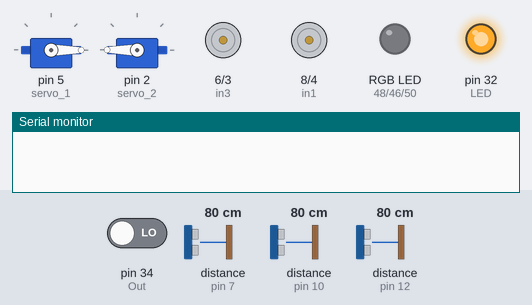
This sketch was run on a simulated Arduino Mega 2560, built with avr-gcc and run on an emulated ATmega2560. Shown: 2 × servo, motor-driver pin pairs drawn as motors (green arrow = first pin HIGH = forward, orange = second pin HIGH = backward, longer = more drive), an RGB LED mixed from three pins (HIGH = lit), output pins drawn as LEDs (lit = HIGH), the last lines printed to the serial monitor. The test bench sets the inputs (shaded band); at power-on: distance to the obstacle (sensors on pin 12, pin 7, pin 10) 80 cm, pin 34 (Out) LOW. The echo pulse lasts 58.3 µs per cm; pins used as bus, display or sensor lines are not drawn.

Above: at 3.2 s.
3.3 s: distance to the obstacle (sensor on pin 12) set to 26 cm
At 5.8 s:
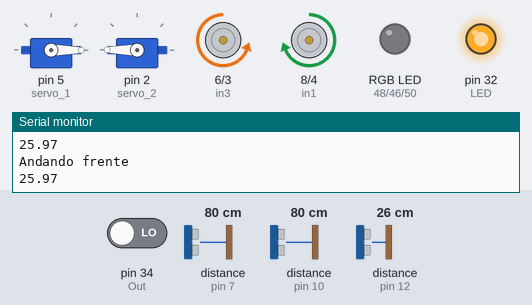
6.3 s: distance to the obstacle (sensor on pin 12) set to 21 cm
At 7.9 s:
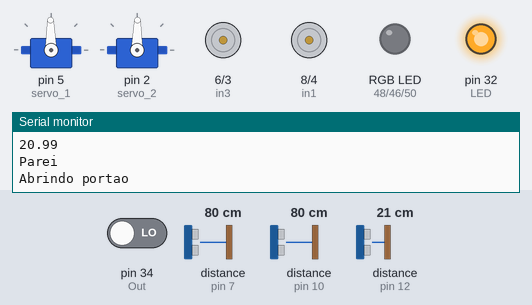
At 8.7 s:
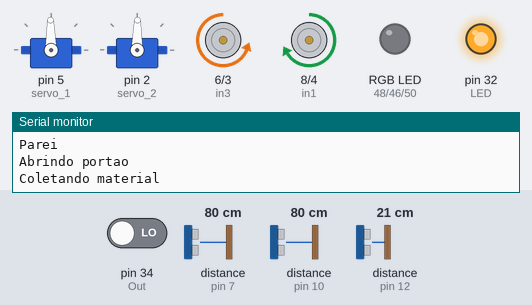
Timing chart, 0 to 23.3 s (numbered marks = the images above; inputs shaded):
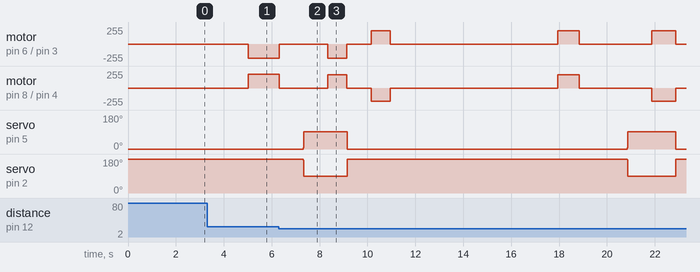

Measured:
- the behaviour switches between 24 and 23 cm on distance to the obstacle (sensor on pin 12) (found by bisection; images 1 and 2)

The sketch:

eocbot.ino
```cpp
#include <Servo.h>
// ------------------Servo Motores-----------------------
int posicao_servo1 = 0;
int posicao_servo2 = 180;
Servo servo_1;
Servo servo_2;

// ------------------LED RGB-----------------------------
int R = 48;
int G = 46;
int B = 50;
int Y = 52;

// ------------------Motores Rodas-----------------------
int in1 = 8;
int in2 = 4;
int in3 = 6;
int in4 = 3;
int acti=7;

// ------------------Sensores Ultrassônico-----------------
int cm;
byte pinoTransmissor=13;
byte pinoReceptor=12;

byte pinoTransmissorDireita=9;
byte pinoReceptorDireita=7;

byte pinoTransmissorEsquerda=11;
byte pinoReceptorEsquerda=10;

// ------------------Sensor de Cor RGB-------------------
int S0 = 24;
int S1 = 22;
int S2 = 28;
int S3 = 26;
int Out = 34;
int LED = 32;

unsigned int valorVermelho = 100;
unsigned int valorVerde = 0;
unsigned int valorAzul = 0;
unsigned int valorBranco = 0;

// ------------------Definicao das funcoes---------------
void anda_frente();
void anda_para_tras();
void gira_direita();
void gira_esquerda();
void para();
float distancia_direita();
float distancia_esquerda();
float distanci_frente();
int detecta_cor();
void abre_portao();
void fecha_portao();
void anda_frente_sem_correcao();

// ----------------- Distância ate as lixeiras ----------
float distancia_liexeira_metal = 46;
float distancia_liexeira_papel = 53;
float distancia_liexeira_vidro = 83;
float distancia_liexeira_plastico = 30;

int estado = 1;

void setup()
{
  Serial.begin(9600);
  pinMode(R, OUTPUT);
  pinMode(G, OUTPUT);
  pinMode(B, OUTPUT);

  pinMode(acti, OUTPUT);
  pinMode(in1, OUTPUT);
  pinMode(in2, OUTPUT);
  pinMode(in3, OUTPUT);
  pinMode(in4, OUTPUT);
  digitalWrite(acti, HIGH);

  pinMode(pinoTransmissor, OUTPUT); // transmissor
  pinMode(pinoReceptor, INPUT);     // receptor

  pinMode(pinoTransmissorDireita, OUTPUT); // transmissor
  pinMode(pinoReceptorDireita, INPUT);     // receptor

  pinMode(pinoTransmissorEsquerda, OUTPUT); // transmissor
  pinMode(pinoReceptorEsquerda, INPUT);     // receptor

  pinMode(S0, OUTPUT);
  pinMode(S1, OUTPUT);
  pinMode(S2, OUTPUT);
  pinMode(S3, OUTPUT);
  pinMode(Out, INPUT);
  pinMode(LED, OUTPUT);

  // Configura a escala de frequência para 20%
  digitalWrite(S0,HIGH);
  digitalWrite(S1,LOW);

  delay(2000);
  digitalWrite(LED, HIGH);

  servo_1.attach(5);
  servo_1.write(posicao_servo1);
  servo_2.attach(2);
  servo_2.write(posicao_servo2);
}

void loop()
{
  if (estado == 1){
    delay(3000);
    coleta_material();
    int lixeira = detecta_cor();
    delay(1000);
    vai_para_lixeira(lixeira);
    delay(1000);
    gira_direita();
    delay(900);
    para();
    delay(1000);
    deposita_material();
    delay(1000);
    gira_direita();
    delay(800);
    anda_para_tras();
    estado = 2;
  }
  else{
    para();
  }
}

void gira_direita()
{
  analogWrite(in1, 200);
  digitalWrite(in2, LOW);
  analogWrite(in3, 200);
  digitalWrite(in4, LOW);
}
void para(){
  digitalWrite(in1, LOW);
  digitalWrite(in2, LOW);
  digitalWrite(in3, LOW);
  digitalWrite(in4, LOW);
}
void gira_esquerda(){
  digitalWrite(in1, LOW);
  analogWrite(in2, 200);
  digitalWrite(in3, LOW);
  analogWrite(in4, 200);
}

void anda_frente_sem_correcao(){
  analogWrite(in1, 200);
  digitalWrite(in2, LOW);
  digitalWrite(in3, LOW);
  analogWrite(in4, 200);
  }
void anda_frente(){
  if (distancia_direita() > distancia_esquerda() && distancia_direita()<42){
    Serial.println(distancia_direita());
    Serial.println(distancia_esquerda());
    Serial.println("Andando pra direita");
    analogWrite(in1, 230);
    digitalWrite(in2, LOW);
    digitalWrite(in3, LOW);
    analogWrite(in4, 130);
  }
  else if ( distancia_direita() < distancia_esquerda() && distancia_esquerda()<42){
    Serial.println(distancia_direita());
    Serial.println(distancia_esquerda());
    Serial.println("Andando pra esquerda");
    analogWrite(in1, 110);
    digitalWrite(in2, LOW);
    digitalWrite(in3, LOW);
    analogWrite(in4, 240);
  }
  else{
  analogWrite(in1, 210);
  digitalWrite(in2, LOW);
  digitalWrite(in3, LOW);
  analogWrite(in4, 210);
  }
}

void anda_para_tras(){
  digitalWrite(in1, LOW);
  analogWrite(in2, 200);
  analogWrite(in3, 200);
  digitalWrite(in4, LOW);
}

void coleta_material(){
  while (distancia_frente() >= 23){
    anda_frente();
    Serial.println("Andando frente");
    Serial.println(distancia_frente());
  }
  para();
  delay (1000);
  Serial.println("Parei");
  abre_portao();
  Serial.println("Abrindo portao");
  delay (1000);
  anda_frente_sem_correcao();
  Serial.println("Coletando material");
  delay(800);
  para();
  fecha_portao();
  delay(1000);
  Serial.println("Fechando portao");
  anda_para_tras();
  delay(800);
  para();
}

void deposita_material(){
  while (distancia_frente() >= 23){
    anda_frente_sem_correcao();
    Serial.println("Andando frente");
    Serial.println(distancia_frente());
  }
  para();
  delay(1000);
  Serial.println("Parei");
  abre_portao();
  Serial.println("Abrindo portao");
  delay(1000);
  anda_para_tras();
  Serial.println("Depositando material");
  delay(1000);
  para();
  fecha_portao();
  Serial.println("Fechando portao");
  delay(1000);
  }

void vai_para_lixeira(int lixeira){
  if (lixeira == 1){
    //lixeira de plastico
    while (distancia_frente()<distancia_liexeira_plastico){
      anda_para_tras();
    }
  }
  else if (lixeira == 2){
    //lixeira de papel
    while (distancia_frente()<distancia_liexeira_papel){
      anda_para_tras();
    }
  }
  else if (lixeira == 3){
    //lixeira de metal
    while (distancia_frente()<distancia_liexeira_metal){
      anda_para_tras();
    }
  }
  else if (lixeira == 4){
    //lixeira de vidro
    while (distancia_frente()<distancia_liexeira_vidro){
      anda_para_tras();
    }
  }
  para();
}

void anda_pelo_ambiente(){
  if (distancia_frente() >= 12){
    anda_frente();
    Serial.println("Andando frente");
    Serial.println(distancia_frente());
  }
  else if (distancia_direita() < 10 && distancia_esquerda() < 10){
      anda_para_tras();
      Serial.println("Andando tras");
      Serial.println(distancia_frente());
  }
  else if(distancia_direita()>=10 && distancia_direita()>distancia_esquerda()){
    gira_direita();
    Serial.println("girando direita");
    Serial.println(distancia_direita());
  }
  else if(distancia_esquerda()>=10 && distancia_esquerda()>distancia_direita()){
    gira_esquerda();
    Serial.println("Andando esquerda");
    Serial.println(distancia_esquerda());
  }
  else{
    para();
  Serial.println("parei");
  }
}

float distancia_frente()
{
  // apenas para limpar o pino transmissor, cortar o sinal e aguardar 5us segundos
  // (recomendado p/ melhor funcionamento)
  digitalWrite(pinoTransmissor, LOW);
  delayMicroseconds(5);
  digitalWrite(pinoTransmissor, HIGH);
  delayMicroseconds(10);
  digitalWrite(pinoTransmissor, LOW);
  int duracao = pulseIn(pinoReceptor, HIGH);
  float calcDistancia= (duracao/2) * 0.0343;
  if (calcDistancia>=331){
      calcDistancia=0;
  }
  return calcDistancia;
}

float distancia_direita()
{
  // apenas para limpar o pino transmissor, cortar o sinal e aguardar 5us segundos
  // (recomendado p/ melhor funcionamento)
  digitalWrite(pinoTransmissorDireita, LOW);
  delayMicroseconds(5);
  digitalWrite(pinoTransmissorDireita, HIGH);
  delayMicroseconds(10);
  digitalWrite(pinoTransmissorDireita, LOW);
  int duracao = pulseIn(pinoReceptorDireita, HIGH);
  float calcDistancia= (duracao/2) * 0.0343;
  if (calcDistancia>=331){
      calcDistancia=0;
  }
  return calcDistancia;
}

float distancia_esquerda()
{
  // apenas para limpar o pino transmissor, cortar o sinal e aguardar 5us segundos
  // (recomendado p/ melhor funcionamento)
  digitalWrite(pinoTransmissorEsquerda, LOW);
  delayMicroseconds(5);
  digitalWrite(pinoTransmissorEsquerda, HIGH);
  delayMicroseconds(10);
  digitalWrite(pinoTransmissorEsquerda, LOW);
  int duracao = pulseIn(pinoReceptorEsquerda, HIGH);
  float calcDistancia= (duracao/2) * 0.0343;
  if (calcDistancia>=331){
      calcDistancia=0;
  }
  return calcDistancia;
}

int detecta_cor(){

  //Vermelho
  digitalWrite(S2, LOW);
  digitalWrite(S3, LOW);
  valorVermelho = pulseIn(Out, digitalRead(Out) == HIGH ? LOW : HIGH);
  // Serial.println("Lendo Vermelho");
  // Serial.println(valorVermelho);

  //Sem filtro
  digitalWrite(S2, HIGH);
  valorBranco = pulseIn(Out, digitalRead(Out) == HIGH ? LOW : HIGH);
  // Serial.println("Lendo Branco");
  // Serial.println(valorBranco);

  //Azul
  digitalWrite(S2, LOW);
  digitalWrite(S3, HIGH);
  valorAzul = pulseIn(Out, digitalRead(Out) == HIGH ? LOW : HIGH);
  // Serial.println("Lendo Azul");
  // Serial.println(valorAzul);

  //Verde
  digitalWrite(S2, HIGH);
  valorVerde = pulseIn(Out, digitalRead(Out) == HIGH ? LOW : HIGH);
  // Serial.println("Lendo Verde");
  // Serial.println(valorVerde);

    // Analisa se a menor frequencia é amarelo e liga o led amrelo
  if (valorVermelho < valorVerde && valorVermelho < valorAzul && valorBranco < 150 && valorAzul > valorVerde) {
    Serial.println("Cor detectada: Amarelo");
    Serial.println("Indo para reciclagem de metal");
    digitalWrite(R, LOW);
    digitalWrite(G, LOW);
    digitalWrite(B, LOW);
    digitalWrite(Y, HIGH);
    return 3;
  }

  // Analisa se a menor frequencia é vermelha e liga o led vermelho
  else if (valorVermelho < valorVerde && valorVermelho < valorAzul && valorBranco < 150) {
    Serial.println("Cor detectada: Vermelho");
    Serial.println("Indo para reciclagem de plastico");
    digitalWrite(R, HIGH);
    digitalWrite(G, LOW);
    digitalWrite(B, LOW);
    digitalWrite(Y, LOW);
    return 1;
  }

  // Analisa se a menor frequencia é verde e liga o led verde
  else if (valorVerde < valorVermelho && valorVerde < valorAzul && valorBranco < 150) {
    Serial.println("Cor detectada: Verde");
    Serial.println("Indo para reciclagem de vidro");
    digitalWrite(R, LOW);
    digitalWrite(G, HIGH);
    digitalWrite(B, LOW);
    digitalWrite(Y, LOW);
    return 4;
  }

  // Analisa se a menor frequencia é azul e liga o led azul
  else if (valorAzul < valorVermelho && valorAzul < valorVerde  && valorBranco < 150) {
    Serial.println("Cor detectada: Azul");
    Serial.println("Indo para reciclagem de papel");
    digitalWrite(R, LOW);
    digitalWrite(G, LOW);
    digitalWrite(B, HIGH);
    digitalWrite(Y, LOW);
    return 2;
  }

  delay(1000);  // Aguarda 1 segundo e reinicia leitura
}

void abre_portao(){
  while(posicao_servo1 <=90 && posicao_servo2 >=90){
    posicao_servo1++;
    posicao_servo2--;
    servo_1.write(posicao_servo1);
    servo_2.write(posicao_servo2);
  }
}

void fecha_portao(){
  while(posicao_servo1 >=0 && posicao_servo2 <=180){
    posicao_servo1--;
    posicao_servo2++;
    servo_1.write(posicao_servo1);
    servo_2.write(posicao_servo2);
  }
}
```
